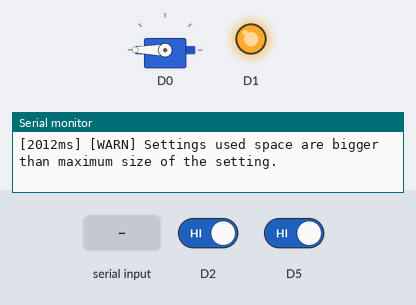
Bench run of a program on a simulated ESP8266 (NodeMCU). Shown: servo, output pins drawn as LEDs (lit = HIGH), the last lines printed to the serial monitor. The inputs (shaded band) are chosen by the test bench; at power-on: D2 HIGH, D5 HIGH. WiFi joins after 1.5 s; servers stay silent unless stated; EEPROM starts erased.

Above: at 2.8 s.
2.9 s: D2 driven LOW and D5 driven LOW
At 4.0 s:
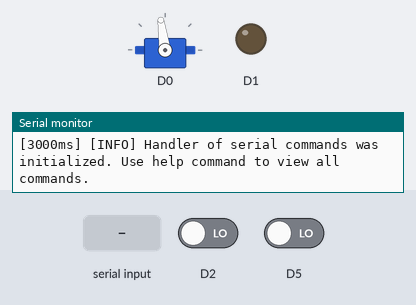
4.5 s: "givethechokolate\n" received over Serial
At 6.7 s:
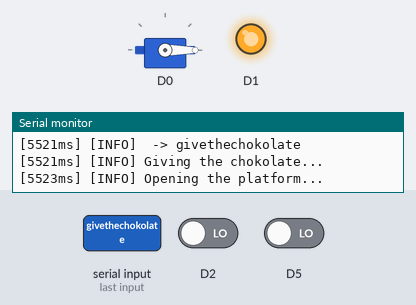
7.0 s: D2 driven HIGH and D5 driven HIGH
At 8.1 s:
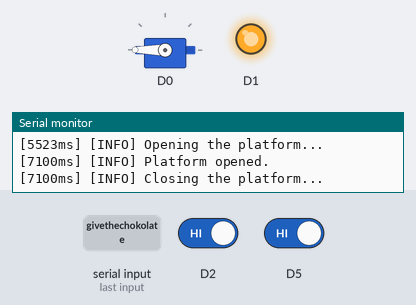
Timing chart, 0 to 28.6 s (numbered marks = the images above; inputs shaded):
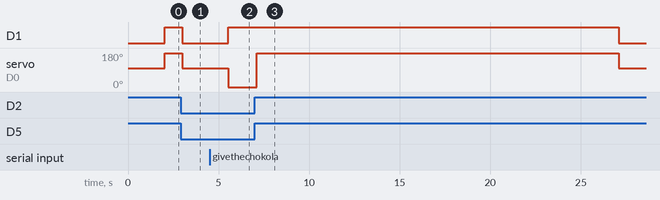

The program:

main.cpp
```cpp
#ifndef main_cpp
#define main_cpp

#include <Arduino.h>
#include "SerialCommandsHandler/SerialCommandsHandler.h"
#include "SettingsHandler/SettingsHandler.h"
#include "OTAHandler.h"
#include "Platform.h"
#include "WebInterface.h"
#include "Logger/Logger.h"

void setup()
{
  delay(1000);
  Serial.begin(74880);
  delay(1000);
  Logger::instance().addOutput(Serial);

  FiloLogBuffer memoryLogs(2);
  Logger::instance().addOutput(memoryLogs);

  LOG(LogLevel::INFO) << "Booting";
  // Serial.println("--- Stored FILO Logs (Newest First) ---"); //  TODO remove this line after testing.
  // for (const String &entry : memoryLogs.entries())
  // {
  //   Serial.println(entry);
  // }

  SettingsHandler settings = SettingsHandler();

  Platform platform = Platform(D1, D0, D2, D5);

  SerialCommandsHandler serialCommandsHandler = SerialCommandsHandler(&settings, &platform);

  OTAHandler _OTAHandler = OTAHandler(settings.getWiFiNetworkName(), settings.getWiFiNetworkPassword());

  WebInterface webInterface = WebInterface(&platform);

  // Main loop.
  while (true)
  {
    ESP.wdtFeed();
    _OTAHandler.update();
    platform.update();
    serialCommandsHandler.update();
    webInterface.update();
  }
}

void loop() {}

#endif
```

FiloLogBuffer.h
```cpp
#ifndef FiloLogBuffer_h
#define FiloLogBuffer_h
#pragma once

#include <Arduino.h>
#include <algorithm>
#include <deque>

class FiloLogBuffer : public Print
{
public:
    explicit FiloLogBuffer(size_t max_entries) : max_entries_(max_entries) {}

    // Required by Arduino Print base class (handles byte-by-byte writes)
    size_t write(uint8_t c) override
    {
        if (c == '\r')
            return 1; // Ignore CR; newline triggers commit
        if (c == '\n')
        {
            commitLine();
        }
        else
        {
            current_line_ += static_cast<char>(c);
        }
        return 1;
    }

    // Fast bulk write override (used by out->println(msg.c_str()))
    size_t write(const uint8_t *buffer, size_t size) override
    {
        for (size_t i = 0; i < size; ++i)
        {
            write(buffer[i]);
        }
        return size;
    }

    // Access the stored logs (index 0 = newest, size()-1 = oldest)
    const std::deque<String> &entries() const { return entries_; }
    size_t size() const { return entries_.size(); }
    void clear() { entries_.clear(); }

private:
    size_t max_entries_;
    String current_line_;
    std::deque<String> entries_;

    void commitLine()
    {
        if (max_entries_ == 0)
        {
            current_line_ = "";
            return;
        }

        // Insert newest log at the front (FILO order)
        entries_.push_front(std::move(current_line_));
        current_line_ = "";

        // Remove the oldest entry if max size is exceeded
        if (entries_.size() > max_entries_)
        {
            entries_.pop_back();
        }
    }
};

#endif
```

LogLevel.h
```cpp
#ifndef LogLevel_h
#define LogLevel_h
#pragma once

enum class LogLevel
{
    DEBUG,
    INFO,
    WARN,
    ERROR
};

#endif
```

Logger.h
```cpp
#ifndef Logger_h
#define Logger_h
#pragma once

#include "FiloLogBuffer.h"
#include "LogLevel.h"

#include <Arduino.h>
#include <sstream>
#include <vector>
#include <ESP8266WiFi.h>

class Logger
{
public:
    static Logger &instance()
    {
        static Logger logger;
        return logger;
    }

    // Accepts Serial, Serial1, LittleFS File, WiFiClient, etc.
    void addOutput(Print &out)
    {
        if (std::find(outputs_.begin(), outputs_.end(), &out) == outputs_.end())
        {
            outputs_.push_back(&out);
        }
    }

    void removeOutput(Print &out)
    {
        outputs_.erase(std::remove(outputs_.begin(), outputs_.end(), &out), outputs_.end());
    }

    void setMinLevel(LogLevel level) { min_level_ = level; }
    LogLevel minLevel() const { return min_level_; }

    void write(const std::string &msg)
    {
        for (Print *out : outputs_)
        {
            if (out)
            {
                out->println(msg.c_str()); // Sends \r\n automatically
            }
        }
    }

private:
    Logger() : min_level_(LogLevel::DEBUG) {}
    std::vector<Print *> outputs_;
    LogLevel min_level_;
};

class LogStream
{
public:
    LogStream(LogLevel level, const char *file, int line)
    {
        // Strip directory path from __FILE__ to save RAM/Serial bandwidth
        const char *filename = strrchr(file, '/');
        filename = filename ? filename + 1 : file;

        buffer_ << "[" << millis() << "ms] "
                << "[" << levelToString(level) << "] ";
    }

    ~LogStream()
    {
        Logger::instance().write(buffer_.str());
    }

    template <typename T>
    LogStream &operator<<(const T &val)
    {
        buffer_ << val;
        return *this;
    }

    // Overload so u_int8_t type work seamlessly with <<
    LogStream &operator<<(const u_int8_t &val)
    {
        buffer_ << std::to_string(val);
        return *this;
    }

    // Overload so IPAddress objects work seamlessly with <<
    LogStream &operator<<(const IPAddress &val)
    {
        buffer_ << val.toString().c_str();
        return *this;
    }

    // Overload so Arduino String objects work seamlessly with <<
    LogStream &operator<<(const String &val)
    {
        buffer_ << val.c_str();
        return *this;
    }

private:
    std::ostringstream buffer_;

    static const char *levelToString(LogLevel l)
    {
        switch (l)
        {
        case LogLevel::DEBUG:
            return "DEBUG";
        case LogLevel::INFO:
            return "INFO";
        case LogLevel::WARN:
            return "WARN";
        case LogLevel::ERROR:
            return "ERROR";
        }
        return "UNKNOWN";
    }
};

#define LOG(level)                             \
    if (level < Logger::instance().minLevel()) \
        ;                                      \
    else                                       \
        LogStream(level, __FILE__, __LINE__)

#endif
```

OTAHandler.h
```cpp
// This code was based on work of Rui Santos.
// Complete project details at https://randomnerdtutorials.com.

#ifndef OTAHandler_h
#define OTAHandler_h
#pragma once

#include "Logger/Logger.h"

#include <ArduinoOTA.h>

//	Logger must be initialized externaly.

class OTAHandler
{

public:
  OTAHandler(String WiFiNetworkName, String WiFiNetworkPassword)
  {
    WiFi.mode(WIFI_STA);
    WiFi.begin(WiFiNetworkName, WiFiNetworkPassword);
    if (WiFi.waitForConnectResult() != WL_CONNECTED)
    {
      LOG(LogLevel::WARN) << "WiFi connection Failed!";
    }
    else
    {
      ArduinoOTA.setPort(8266);

      ArduinoOTA.onStart([]()
                         { LOG(LogLevel::INFO) << "OTA Started"; });
      ArduinoOTA.onEnd([]()
                       { LOG(LogLevel::INFO) << "OTA Ended"; });
      ArduinoOTA.onProgress([](unsigned int progress, unsigned int total)
                            { LOG(LogLevel::INFO) << "Progress: " << (progress / (total / 100)) << "%"; });
      ArduinoOTA.onError([](ota_error_t error)
                         {
        //  TODO test this.
        if (error == OTA_AUTH_ERROR) LOG(LogLevel::ERROR) << error << ": Auth Failed";
        else if (error == OTA_BEGIN_ERROR) LOG(LogLevel::ERROR) << error << ": Begin Failed";
        else if (error == OTA_CONNECT_ERROR) LOG(LogLevel::ERROR) << error << ": Connect Failed";
        else if (error == OTA_RECEIVE_ERROR) LOG(LogLevel::ERROR) << error << ": Receive Failed";
        else if (error == OTA_END_ERROR) LOG(LogLevel::ERROR) << error << ": End Failed";
        else LOG(LogLevel::ERROR) << error; });
      ArduinoOTA.begin();
      LOG(LogLevel::INFO) << "OTA Ready";
      LOG(LogLevel::INFO) << "IP address: " << WiFi.localIP();
    }
  }

  void update()
  {
    ArduinoOTA.handle();
  }
};

#endif
```

Platform.h
```cpp
#ifndef Platform_h
#define Platform_h
#pragma once

#include "Logger/Logger.h"

#include <Arduino.h>
#include <Servo.h>
#include <Bounce2.h>
#include <stdexcept>

using namespace std;

//	Logger must be initialized externaly.

class Platform //  TODO add platform state.
{

private:
    int powerPin;

    Servo servo; // A slightly modified servo is used as a motor to move the platform.
    int servoOpeningPosition = 0;
    int servoSTOWPosition = 98;
    int servoClosingPosition = 180;

    Bounce2::Button limitSwitch1;
    Bounce2::Button limitSwitch2;

    long unsigned int maxPlatformMovementDuration = 20000; //  in milliseconds.

public:
    Platform(int powerPin, int servoPin, int sensor1Pin, int sensor2Pin)
    {
        this->powerPin = powerPin;
        pinMode(powerPin, OUTPUT);
        digitalWrite(powerPin, false);

        servo.attach(servoPin);
        servo.write(servoSTOWPosition);

        long unsigned int debounceInterval = 100; // milliseconds.

        limitSwitch1 = Bounce2::Button();
        limitSwitch1.attach(sensor1Pin, INPUT_PULLUP);
        limitSwitch1.interval(debounceInterval);
        limitSwitch1.update();

        limitSwitch2 = Bounce2::Button();
        limitSwitch2.attach(sensor2Pin, INPUT_PULLUP);
        limitSwitch2.interval(debounceInterval);
        limitSwitch2.update();

        if (limitSwitch1.read() || limitSwitch2.read()) //  If the platform is not closed, then close it.
        {
            try
            {
                close();
            }
            catch (runtime_error &e)
            {
                LOG(LogLevel::ERROR) << e.what();
            }
        }
    }

    void update()
    {
        limitSwitch1.update();
        limitSwitch2.update();
    }

    void open()
    {
        digitalWrite(powerPin, true);
        servo.write(servoOpeningPosition);
        long unsigned int startTime = millis();
        while (!limitSwitch1.read() || !limitSwitch2.read())
        {
            ESP.wdtFeed();

            limitSwitch1.update();
            limitSwitch2.update();
            if (millis() - startTime > maxPlatformMovementDuration)
            {
                servo.write(servoSTOWPosition);
                digitalWrite(powerPin, false);
                throw runtime_error("Can't open the platform.");
            }
        }
        servo.write(servoSTOWPosition);
        digitalWrite(powerPin, false);
    }

    void close()
    {
        digitalWrite(powerPin, true);
        servo.write(servoClosingPosition);
        long unsigned int startTime = millis();
        while (limitSwitch1.read() || limitSwitch2.read())
        {
            ESP.wdtFeed();

            limitSwitch1.update();
            limitSwitch2.update();
            if (millis() - startTime > maxPlatformMovementDuration)
            {
                servo.write(servoSTOWPosition);
                digitalWrite(powerPin, false);
                throw runtime_error("Can't close the platform.");
            }
        }
        servo.write(servoSTOWPosition);
        digitalWrite(powerPin, false);
    }
};

#endif // Platform_h
```

SerialCommand.h
```cpp
#ifndef SerialCommand_h
#define SerialCommand_h
#pragma once

using namespace std;

class SerialCommand
{
    private:
        String name = "";
        String argument = "";

    public:
        SerialCommand(String inName, String inArgument) : name(inName), argument(inArgument)
        {
        }

        String getName()
        {
            return name;
        }

        String getArgument()
        {
            return argument;
        }

};

#endif
```

SerialCommandsHandler.h
```cpp
#ifndef SerialCommandsHandler_h
#define SerialCommandsHandler_h
#pragma once

#include "SerialCommand.h"
#include "SettingsHandler/SettingsHandler.h"
#include "Platform.h"
#include "Logger/Logger.h"

#include <stdexcept>
#include <ESP8266WiFiMulti.h>

using namespace std;

//	Handler of serial commands.
//	Logger must be initialized externaly.

class SerialCommandsHandler
{
private:
    SettingsHandler *settings = NULL;
    Platform *platform = NULL;

public:
    SerialCommandsHandler(SettingsHandler *settings, Platform *platform)
    {
        this->settings = settings;
        this->platform = platform;

        LOG(LogLevel::INFO) << "Handler of serial commands was initialized. Use help command to view all commands.";
    }

    void update()
    {
        platform->update();

        if (Serial.available())
        {
            String str = Serial.readString();

            LOG(LogLevel::INFO) << " -> " << str;

            try
            {
                SerialCommand command = parceCommand(str);

                if (command.getName() == "help")
                {
                    LOG(LogLevel::INFO) << "help - shows list of all commands.";

                    LOG(LogLevel::INFO) << "setWiFiNetworkName <WiFiNetworkName> - command for setting of Wi-Fi network name.";
                    LOG(LogLevel::INFO) << "\tWi-Fi network name can be any alphanumeric, case-sensitive entry from " << settings->minWiFiNetworkNameLength
                                        << " to " << settings->maxWiFiNetworkNameLength << " characters.";
                    LOG(LogLevel::INFO) << "\tNot allowed characters: " << settings->WiFiNetworkNameForbiddenCharacters.c_str() << ".";
                    LOG(LogLevel::INFO) << "\tIn addition, these characters cannot be the first character: " << settings->WiFiNetworkNameForbiddenStartCharacters.c_str() << ".";

                    LOG(LogLevel::INFO) << "getWiFiNetworkName - shows name of the Wi-Fi network.";

                    LOG(LogLevel::INFO) << "setWiFiNetworkPassword <WiFiNetworkPassword> - command for setting of Wi-Fi network password.";
                    LOG(LogLevel::INFO) << "\tWi-Fi network password can be any alphanumeric, case-sensitive entry from " << settings->minWiFiNetworkPasswordLength
                                        << " to " << settings->maxWiFiNetworkPasswordLength << " characters.";

                    LOG(LogLevel::INFO) << "getWiFiNetworkPassword - shows password of the Wi-Fi network.";
                    LOG(LogLevel::INFO) << "getAvailableNetworks - shows a list of available Wi-Fi networks.";
                    LOG(LogLevel::INFO) << "giveTheChokolate - gives the chokolate";
                    LOG(LogLevel::INFO) << "restart - restarts the controller";
                }
                else if (command.getName() == "setwifinetworkname")
                {
                    settings->setWiFiNetworkName(command.getArgument());
                    LOG(LogLevel::INFO) << "New Wi-Fi network name: " << settings->getWiFiNetworkName() << ".";
                }
                else if (command.getName() == "getwifinetworkname")
                {
                    LOG(LogLevel::INFO) << "Wi-Fi network name: " << settings->getWiFiNetworkName() << ".";
                }
                else if (command.getName() == "setwifinetworkpassword")
                {
                    settings->setWiFiNetworkPassword(command.getArgument());
                    LOG(LogLevel::INFO) << "New Wi-Fi network password: " << settings->getWiFiNetworkPassword() << ".";
                }
                else if (command.getName() == "getwifinetworkpassword")
                {
                    LOG(LogLevel::INFO) << "Wi-Fi network password: " << settings->getWiFiNetworkPassword() << ".";
                }
                else if (command.getName() == "getavailablenetworks")
                {
                    LOG(LogLevel::INFO) << "Scanning for Wi-Fi networks...";
                    int n = WiFi.scanNetworks();

                    if (n == 0)
                    {
                        LOG(LogLevel::WARN) << "No networks found.";
                    }
                    else
                    {
                        LOG(LogLevel::INFO) << n << " networks found:";
                        for (int i = 0; i < n; i++)
                        {
                            LOG(LogLevel::INFO) << i + 1 << ": " << WiFi.SSID(i) << " (" << WiFi.RSSI(i) << " dBm)" << (WiFi.encryptionType(i) == ENC_TYPE_NONE ? " [Open]" : " [Secured]");
                        }
                    }
                }
                else if (command.getName() == "givethechokolate")
                {
                    LOG(LogLevel::INFO) << "Giving the chokolate...";
                    LOG(LogLevel::INFO) << "Opening the platform...";
                    platform->open();
                    LOG(LogLevel::INFO) << "Platform opened.";
                    LOG(LogLevel::INFO) << "Closing the platform...";
                    platform->close();
                    LOG(LogLevel::INFO) << "Platform closed.";
                    LOG(LogLevel::INFO) << "Chokolate was given.";
                }
                else if (command.getName() == "restart")
                {
                    LOG(LogLevel::INFO) << "Restarting...";
                    ESP.restart();
                }
                else
                {
                    throw runtime_error("Unknown command. Use help command to get list of all commands.");
                }
            }
            catch (runtime_error &e)
            {
                LOG(LogLevel::ERROR) << e.what();
            }
        }
    }

private:
    SerialCommand parceCommand(String str)
    {
        String commandName = "";
        String commandArgument = "";

        str.trim();

        int indexOfFirstSpace = str.indexOf(' ');

        if (indexOfFirstSpace != -1) //  If space was found.
        {
            commandName = str.substring(0, indexOfFirstSpace);
            commandName.trim();

            commandArgument = str.substring(indexOfFirstSpace);
            commandArgument.trim();
        }
        else // If space was not found.
        {
            commandName = str;
        }

        commandName.toLowerCase();

        return SerialCommand(commandName, commandArgument);
    }
};

#endif
```

Source omitted: WebInterface.h (4514 bytes), SettingsHandler.h (3677 bytes), StringSetting.h (1913 bytes), UnsignedInt8Setting.h (906 bytes)

Measured:
- after the input at 2.9 s, D1: HIGH → LOW after 0.10 s; servo on D0: 180° → 98° after 0.10 s
- after the input at 4.5 s, D1: LOW → HIGH after 1.0 s; servo on D0: 98° → 0° after 1.0 s
- after the input at 7.0 s, D1: HIGH → LOW after 20.1 s instead of 18.5 s; servo on D0: 0° → 180° after 0.10 s, → 98° 20.0 s later
